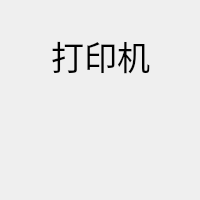
<?xml version="1.0" encoding="UTF-8"?>
<ui version="4.0">
 <class>SingleCheckDevice</class>
 <widget class="QWidget" name="SingleCheckDevice">
  <property name="geometry">
   <rect>
    <x>0</x>
    <y>0</y>
    <width>200</width>
    <height>200</height>
   </rect>
  </property>
  <property name="minimumSize">
   <size>
    <width>200</width>
    <height>200</height>
   </size>
  </property>
  <property name="maximumSize">
   <size>
    <width>200</width>
    <height>200</height>
   </size>
  </property>
  <property name="windowTitle">
   <string>Form</string>
  </property>
  <widget class="QWidget" name="widget_Checking" native="true">
   <property name="geometry">
    <rect>
     <x>0</x>
     <y>0</y>
     <width>200</width>
     <height>200</height>
    </rect>
   </property>
   <property name="minimumSize">
    <size>
     <width>0</width>
     <height>0</height>
    </size>
   </property>
   <property name="maximumSize">
    <size>
     <width>200</width>
     <height>200</height>
    </size>
   </property>
   <property name="layoutDirection">
    <enum>Qt::LeftToRight</enum>
   </property>
   <property name="autoFillBackground">
    <bool>false</bool>
   </property>
  </widget>
  <widget class="QWidget" name="widget_Normal" native="true">
   <property name="geometry">
    <rect>
     <x>0</x>
     <y>0</y>
     <width>200</width>
     <height>200</height>
    </rect>
   </property>
   <property name="minimumSize">
    <size>
     <width>0</width>
     <height>0</height>
    </size>
   </property>
   <property name="maximumSize">
    <size>
     <width>200</width>
     <height>200</height>
    </size>
   </property>
   <property name="layoutDirection">
    <enum>Qt::LeftToRight</enum>
   </property>
   <property name="autoFillBackground">
    <bool>false</bool>
   </property>
   <widget class="QLabel" name="label">
    <property name="geometry">
     <rect>
      <x>20</x>
      <y>30</y>
      <width>161</width>
      <height>51</height>
     </rect>
    </property>
    <property name="font">
     <font>
      <pointsize>25</pointsize>
     </font>
    </property>
    <property name="text">
     <string>打印机</string>
    </property>
    <property name="alignment">
     <set>Qt::AlignCenter</set>
    </property>
   </widget>
   <widget class="QWidget" name="widget_Img" native="true">
    <property name="geometry">
     <rect>
      <x>50</x>
      <y>90</y>
      <width>100</width>
      <height>100</height>
     </rect>
    </property>
   </widget>
  </widget>
 </widget>
 <resources/>
 <connections/>
</ui>
